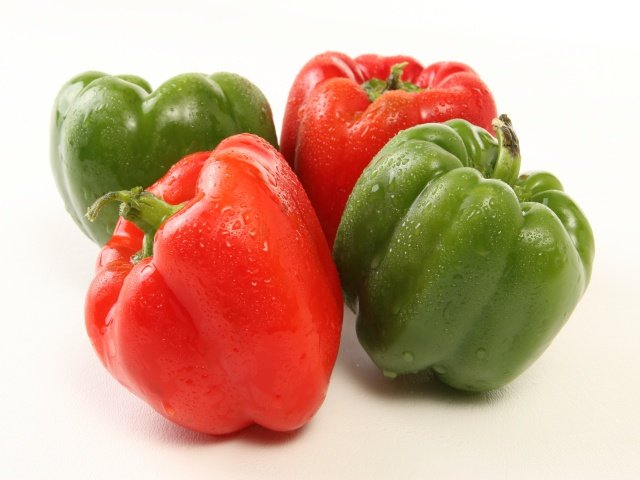
#> input picture dpu-zynq/img/bellpeppe-994958.JPEG, 640 x 480 px; its folder holds only this picture in this run
$ jupyter execute --allow-errors dpu_yolov3.ipynb   (shell and % lines are left out)
#> lines starting #> are read from the running program, lines starting #| are printed output that depends on the picture
# DPU example: YOLOv3
----

## Aim/s
* This notebooks shows an example of DPU applications. The application,as well as the DPU IP, is pulled from the official
[Vitis AI Github Repository](https://github.com/Xilinx/Vitis-AI).

## References
* [Vitis AI Github Repository](https://www.xilinx.com/products/design-tools/vitis/vitis-ai.html).

## Last revised
* Jun 27, 2022
    * Initial revision
----

## 1. Prepare the overlay
We will download the overlay onto the board.

[cell 1]
from pynq_dpu import DpuOverlay
#> (the rest of this cell did not finish here and is left out)

## 2. Utility functions

In this section, we will prepare a few functions for later use.

[cell 2]
import os
import time
import numpy as np
import cv2
import random
import colorsys
from matplotlib.patches import Rectangle
import matplotlib.pyplot as plt

The `load_model()` method will automatically prepare the `graph`
which is used by VART.

**Note** For the KV260 board you may see TLS memory allocation errors if cv2 gets loaded before loading the vitis libraries in the Jupyter Lab environment. Make sure to load cv2 first in these cases.

#> (a cell that did not finish here is left out)

Let's first define a few useful preprocessing functions.

[cell 4]
anchor_list = [10,13,16,30,33,23,30,61,62,45,59,119,116,90,156,198,373,326]
anchor_float = [float(x) for x in anchor_list]
anchors = np.array(anchor_float).reshape(-1, 2)

[cell 5]
'''Get model classification information'''
def get_class(classes_path):
#> called with classes_path = 'img/voc_classes.txt'
    with open(classes_path) as f:
#> (reads dpu-zynq/img/voc_classes.txt from the repository)
        class_names = f.readlines()
    class_names = [c.strip() for c in class_names]
    return class_names

classes_path = "img/voc_classes.txt"
class_names = get_class(classes_path)

[cell 6]
num_classes = len(class_names)
hsv_tuples = [(1.0 * x / num_classes, 1., 1.) for x in range(num_classes)]
colors = list(map(lambda x: colorsys.hsv_to_rgb(*x), hsv_tuples))
colors = list(map(lambda x:
                  (int(x[0] * 255), int(x[1] * 255), int(x[2] * 255)),
                  colors))
random.seed(0)
random.shuffle(colors)
random.seed(None)

[cell 7]
'''resize image with unchanged aspect ratio using padding'''
def letterbox_image(image, size):
    ih, iw, _ = image.shape
    w, h = size
    scale = min(w/iw, h/ih)
    #print(scale)

    nw = int(iw*scale)
    nh = int(ih*scale)
    #print(nw)
    #print(nh)

    image = cv2.resize(image, (nw,nh), interpolation=cv2.INTER_LINEAR)
    new_image = np.ones((h,w,3), np.uint8) * 128
    h_start = (h-nh)//2
    w_start = (w-nw)//2
    new_image[h_start:h_start+nh, w_start:w_start+nw, :] = image
    return new_image


'''image preprocessing'''
def pre_process(image, model_image_size):
    image = image[...,::-1]
    image_h, image_w, _ = image.shape

    if model_image_size != (None, None):
        assert model_image_size[0]%32 == 0, 'Multiples of 32 required'
        assert model_image_size[1]%32 == 0, 'Multiples of 32 required'
        boxed_image = letterbox_image(image, tuple(reversed(model_image_size)))
    else:
        new_image_size = (image_w - (image_w % 32), image_h - (image_h % 32))
        boxed_image = letterbox_image(image, new_image_size)
    image_data = np.array(boxed_image, dtype='float32')
    image_data /= 255.
    image_data = np.expand_dims(image_data, 0)
    return image_data

We will also define a few functions to post-process the output after running a DPU task.

[cell 8]
# [48 lines left out: functions _get_feats, correct_boxes, boxes_and_scores, not called in this run]

[cell 9]
'''Draw detection frame'''
# [63 lines left out: functions draw_bbox, nms_boxes, not called in this run]

[cell 10]
# [17 lines left out: function draw_boxes, not called in this run]

[cell 11]
# [37 lines left out: function evaluate, not called in this run]

Keep in mind that our original images are 640x480 so we need to preprocess them
later to make sure it fits our model.

[cell 12]
image_folder = 'img'
original_images = [i for i in os.listdir(image_folder) if i.endswith("JPEG")]
total_images = len(original_images)

## 3. Use VART
Now we should be able to use VART to do image classification.

#> (a cell that did not finish here is left out)

#> (a cell that did not finish here is left out)

#> (a cell that did not finish here is left out)

#> (a cell that did not finish here is left out)

#> (a cell that did not finish here is left out)

#> (a cell that did not finish here is left out)

We can define a few buffers to store input and output data. They will be reused
during multiple runs.

#> (a cell that did not finish here is left out)

Remember that we have a list of `original_images`.
We can now define a new function `run()` which takes the image index as
the input, then decode and post-process the output as the detection result.
With the argument `display` set to `True`, the original image as well as the
detected objects and their labels can be rendered.

It is obvious that the range of `image_index` should be [0, `total_images`-1].

[cell 20]
def run(image_index, display=False):
    # Read input image
    input_image = cv2.imread(os.path.join(image_folder, original_images[image_index]))

    # Pre-processing
    image_size = input_image.shape[:2]
    image_data = np.array(pre_process(input_image, (416, 416)), dtype=np.float32)

    # Fetch data to DPU and trigger it
    image[0,...] = image_data.reshape(shapeIn[1:])
    job_id = dpu.execute_async(input_data, output_data)
    dpu.wait(job_id)

    # Retrieve output data
    conv_out0 = np.reshape(output_data[0], shapeOut0)
    conv_out1 = np.reshape(output_data[1], shapeOut1)
    conv_out2 = np.reshape(output_data[2], shapeOut2)
    yolo_outputs = [conv_out0, conv_out1, conv_out2]

    # Decode output from YOLOv3
    boxes, scores, classes = evaluate(yolo_outputs, image_size, class_names, anchors)

    if display:
        _ = draw_boxes(input_image, boxes, scores, classes)
    print("Number of detected objects: {}".format(len(boxes)))

Let's run it for 1 image and print out the detected label.

#> (a cell that did not finish here is left out)


We can also run it for multiple images as shown below. In this example
we have only used 1 thread; in principle, users should be able to boost
the performance by employing more threads.

[cell 22]
time1 = time.time()
#> (the rest of this cell did not finish here and is left out)

#> call 2 of run, with image_index = 0, display = True
#> in run, input_image is the input picture: shape (480, 640, 3); mean B, G, R 141.8, 167.1, 206
#> in letterbox_image, `image = cv2.resize(image, (nw,nh), interpolation=cv2.INTER_LINEAR)`:
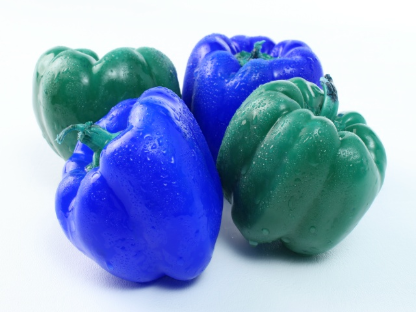
#> image: shape (312, 416, 3); mean of channels 0, 1, 2 205.9, 167, 141.7; drawn as B, G, R
#> in letterbox_image, `new_image[h_start:h_start+nh, w_start:w_start+nw, :] = image`:
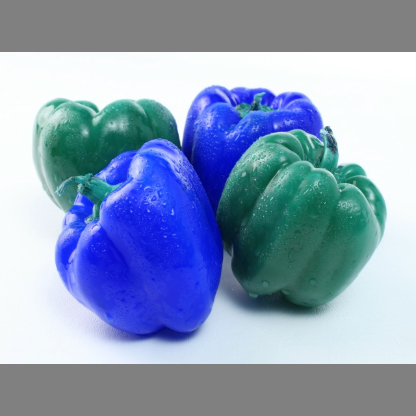
#> new_image: shape (416, 416, 3); mean of channels 0, 1, 2 186.5, 157.2, 138.3; drawn as B, G, R
